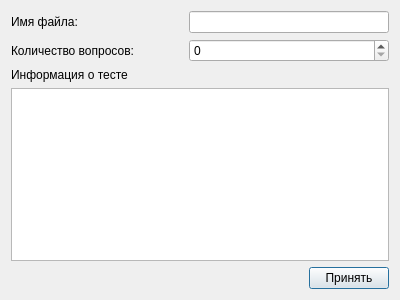
<?xml version="1.0" encoding="UTF-8"?>
<ui version="4.0">
 <class>new_exam</class>
 <widget class="QDialog" name="new_exam">
  <property name="geometry">
   <rect>
    <x>0</x>
    <y>0</y>
    <width>400</width>
    <height>300</height>
   </rect>
  </property>
  <property name="windowTitle">
   <string>Dialog</string>
  </property>
  <layout class="QVBoxLayout" name="verticalLayout_2">
   <item>
    <layout class="QHBoxLayout" name="horizontalLayout_2">
     <item>
      <widget class="QLabel" name="label_2">
       <property name="text">
        <string>Имя файла: </string>
       </property>
      </widget>
     </item>
     <item>
      <widget class="QLineEdit" name="lineEdit">
       <property name="sizePolicy">
        <sizepolicy hsizetype="Fixed" vsizetype="Fixed">
         <horstretch>0</horstretch>
         <verstretch>0</verstretch>
        </sizepolicy>
       </property>
       <property name="minimumSize">
        <size>
         <width>200</width>
         <height>0</height>
        </size>
       </property>
      </widget>
     </item>
    </layout>
   </item>
   <item>
    <layout class="QHBoxLayout" name="horizontalLayout">
     <item>
      <widget class="QLabel" name="label">
       <property name="text">
        <string>Количество вопросов:</string>
       </property>
      </widget>
     </item>
     <item>
      <widget class="QSpinBox" name="spinBox">
       <property name="sizePolicy">
        <sizepolicy hsizetype="Fixed" vsizetype="Fixed">
         <horstretch>0</horstretch>
         <verstretch>0</verstretch>
        </sizepolicy>
       </property>
       <property name="minimumSize">
        <size>
         <width>200</width>
         <height>0</height>
        </size>
       </property>
      </widget>
     </item>
    </layout>
   </item>
   <item>
    <layout class="QVBoxLayout" name="verticalLayout">
     <item>
      <widget class="QLabel" name="label_3">
       <property name="text">
        <string>Информация о тесте</string>
       </property>
      </widget>
     </item>
     <item>
      <widget class="QTextEdit" name="textEdit"/>
     </item>
     <item>
      <layout class="QHBoxLayout" name="horizontalLayout_3">
       <property name="topMargin">
        <number>0</number>
       </property>
       <item>
        <spacer name="horizontalSpacer">
         <property name="orientation">
          <enum>Qt::Horizontal</enum>
         </property>
         <property name="sizeHint" stdset="0">
          <size>
           <width>40</width>
           <height>20</height>
          </size>
         </property>
        </spacer>
       </item>
       <item>
        <widget class="QPushButton" name="pushButton">
         <property name="text">
          <string>Принять</string>
         </property>
        </widget>
       </item>
      </layout>
     </item>
    </layout>
   </item>
  </layout>
 </widget>
 <resources/>
 <connections/>
</ui>
